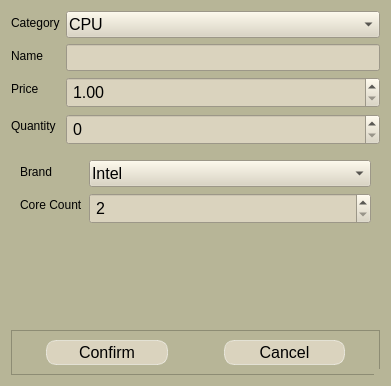
<?xml version="1.0" encoding="UTF-8"?>
<ui version="4.0">
 <class>AddProductDialog</class>
 <widget class="QDialog" name="AddProductDialog">
  <property name="geometry">
   <rect>
    <x>0</x>
    <y>0</y>
    <width>391</width>
    <height>386</height>
   </rect>
  </property>
  <property name="sizePolicy">
   <sizepolicy hsizetype="Preferred" vsizetype="Preferred">
    <horstretch>0</horstretch>
    <verstretch>0</verstretch>
   </sizepolicy>
  </property>
  <property name="windowTitle">
   <string>Add Product</string>
  </property>
  <property name="styleSheet">
   <string notr="true">QWidget{
background-color:rgb(183, 181, 151);
}</string>
  </property>
  <property name="sizeGripEnabled">
   <bool>true</bool>
  </property>
  <layout class="QVBoxLayout" name="verticalLayout">
   <property name="sizeConstraint">
    <enum>QLayout::SetMaximumSize</enum>
   </property>
   <item>
    <layout class="QFormLayout" name="formLayout">
     <item row="0" column="0">
      <widget class="QLabel" name="label">
       <property name="styleSheet">
        <string notr="true">QLabel {
    font: 800;
    color: black; /* Sets the font color to black */
}
</string>
       </property>
       <property name="text">
        <string>Category</string>
       </property>
      </widget>
     </item>
     <item row="0" column="1">
      <widget class="QComboBox" name="category">
       <property name="styleSheet">
        <string notr="true">QComboBox{
background-color: rgb(218, 211, 190);
color: black;


font-size: 16px;
padding:2px;
text-align: center;


}

QComboBox:hover {
background-color: rgba(255, 255, 255, 0.3);
}

</string>
       </property>
       <item>
        <property name="text">
         <string>CPU</string>
        </property>
       </item>
       <item>
        <property name="text">
         <string>RAM</string>
        </property>
       </item>
       <item>
        <property name="text">
         <string>Motherboard</string>
        </property>
       </item>
       <item>
        <property name="text">
         <string>Storage Drive</string>
        </property>
       </item>
       <item>
        <property name="text">
         <string>PSU</string>
        </property>
       </item>
      </widget>
     </item>
     <item row="1" column="0">
      <widget class="QLabel" name="label_3">
       <property name="styleSheet">
        <string notr="true">QLabel {
    font: 800;
    color: black; /* Sets the font color to black */
}
</string>
       </property>
       <property name="text">
        <string>Name</string>
       </property>
      </widget>
     </item>
     <item row="1" column="1">
      <widget class="QLineEdit" name="name">
       <property name="sizePolicy">
        <sizepolicy hsizetype="Expanding" vsizetype="Fixed">
         <horstretch>0</horstretch>
         <verstretch>0</verstretch>
        </sizepolicy>
       </property>
       <property name="minimumSize">
        <size>
         <width>0</width>
         <height>0</height>
        </size>
       </property>
       <property name="styleSheet">
        <string notr="true">QLineEdit{
background-color: rgb(218, 211, 190);
color: black;


font-size: 16px;
padding:2px;
text-align: center;


}

QLineEdit:hover {
background-color: rgba(255, 255, 255, 0.3);
}

</string>
       </property>
       <property name="maxLength">
        <number>25</number>
       </property>
       <property name="placeholderText">
        <string/>
       </property>
       <property name="clearButtonEnabled">
        <bool>true</bool>
       </property>
      </widget>
     </item>
     <item row="2" column="0">
      <widget class="QLabel" name="label_4">
       <property name="styleSheet">
        <string notr="true">QLabel {
    font: 800;
    color: black; /* Sets the font color to black */
}
</string>
       </property>
       <property name="text">
        <string>Price</string>
       </property>
      </widget>
     </item>
     <item row="2" column="1">
      <widget class="QDoubleSpinBox" name="price">
       <property name="styleSheet">
        <string notr="true">QDoubleSpinBox{
background-color: rgb(218, 211, 190);
color: black;


font-size: 16px;
padding:2px;
text-align: center;


}

QDoubleSpinBox:hover {
background-color: rgba(255, 255, 255, 0.3);
}


</string>
       </property>
       <property name="minimum">
        <double>1.000000000000000</double>
       </property>
       <property name="maximum">
        <double>99999.990000000005239</double>
       </property>
      </widget>
     </item>
     <item row="3" column="0">
      <widget class="QLabel" name="label_10">
       <property name="styleSheet">
        <string notr="true">QLabel {
    font: 800;
    color: black; /* Sets the font color to black */
}
</string>
       </property>
       <property name="text">
        <string>Quantity</string>
       </property>
      </widget>
     </item>
     <item row="3" column="1">
      <widget class="QSpinBox" name="quantity">
       <property name="styleSheet">
        <string notr="true">QSpinBox{
background-color: rgb(218, 211, 190);
color: black;


font-size: 16px;
padding:2px;
text-align: center;


}

QSpinBox:hover {
background-color: rgba(255, 255, 255, 0.3);
}

</string>
       </property>
      </widget>
     </item>
    </layout>
   </item>
   <item>
    <widget class="QStackedWidget" name="stackedWidget">
     <property name="currentIndex">
      <number>0</number>
     </property>
     <widget class="QWidget" name="page">
      <layout class="QGridLayout" name="gridLayout">
       <item row="0" column="0">
        <layout class="QFormLayout" name="formLayout_2">
         <item row="0" column="0">
          <widget class="QLabel" name="label_2">
           <property name="styleSheet">
            <string notr="true">QLabel {
    font: 800;
    color: black; /* Sets the font color to black */
}
</string>
           </property>
           <property name="text">
            <string>Brand</string>
           </property>
          </widget>
         </item>
         <item row="0" column="1">
          <widget class="QComboBox" name="cpuBrand">
           <property name="styleSheet">
            <string notr="true">QComboBox{
background-color: rgb(218, 211, 190);
color: black;


font-size: 16px;
padding:2px;
text-align: center;


}

QComboBox:hover {
background-color: rgba(255, 255, 255, 0.3);
}

</string>
           </property>
           <item>
            <property name="text">
             <string>Intel</string>
            </property>
           </item>
           <item>
            <property name="text">
             <string>AMD</string>
            </property>
           </item>
          </widget>
         </item>
         <item row="1" column="0">
          <widget class="QLabel" name="label_5">
           <property name="styleSheet">
            <string notr="true">QLabel {
    font: 800;
    color: black; /* Sets the font color to black */
}
</string>
           </property>
           <property name="text">
            <string>Core Count</string>
           </property>
          </widget>
         </item>
         <item row="1" column="1">
          <widget class="QSpinBox" name="coreCount">
           <property name="styleSheet">
            <string notr="true">QSpinBox{
background-color: rgb(218, 211, 190);
color: black;


font-size: 16px;
padding:2px;
text-align: center;


}

QSpinBox:hover {
background-color: rgba(255, 255, 255, 0.3);
}


</string>
           </property>
           <property name="minimum">
            <number>2</number>
           </property>
           <property name="maximum">
            <number>300</number>
           </property>
           <property name="singleStep">
            <number>2</number>
           </property>
          </widget>
         </item>
        </layout>
       </item>
      </layout>
     </widget>
     <widget class="QWidget" name="page_2">
      <layout class="QGridLayout" name="gridLayout_2">
       <item row="0" column="0">
        <layout class="QFormLayout" name="formLayout_3">
         <item row="0" column="0">
          <widget class="QLabel" name="label_6">
           <property name="styleSheet">
            <string notr="true">QLabel {
    font: 800;
    color: black; /* Sets the font color to black */
}
</string>
           </property>
           <property name="text">
            <string>Brand</string>
           </property>
          </widget>
         </item>
         <item row="0" column="1">
          <widget class="QComboBox" name="ramBrand">
           <property name="styleSheet">
            <string notr="true">QComboBox{
background-color: rgb(218, 211, 190);
color: black;


font-size: 16px;
padding:2px;
text-align: center;


}

QComboBox:hover {
background-color: rgba(255, 255, 255, 0.3);
}

</string>
           </property>
           <item>
            <property name="text">
             <string>ADATA</string>
            </property>
           </item>
           <item>
            <property name="text">
             <string>Corsair</string>
            </property>
           </item>
           <item>
            <property name="text">
             <string>Crucial</string>
            </property>
           </item>
           <item>
            <property name="text">
             <string>G.Skill</string>
            </property>
           </item>
           <item>
            <property name="text">
             <string>HyperX</string>
            </property>
           </item>
           <item>
            <property name="text">
             <string>Kingston</string>
            </property>
           </item>
           <item>
            <property name="text">
             <string>Micron</string>
            </property>
           </item>
           <item>
            <property name="text">
             <string>Patriot Memory</string>
            </property>
           </item>
           <item>
            <property name="text">
             <string>Samsung</string>
            </property>
           </item>
           <item>
            <property name="text">
             <string>SK hynix</string>
            </property>
           </item>
          </widget>
         </item>
         <item row="1" column="1">
          <widget class="QComboBox" name="ramSize">
           <property name="styleSheet">
            <string notr="true">QComboBox{
background-color: rgb(218, 211, 190);
color: black;


font-size: 16px;
padding:2px;
text-align: center;


}

QComboBox:hover {
background-color: rgba(255, 255, 255, 0.3);
}

</string>
           </property>
           <item>
            <property name="text">
             <string>4</string>
            </property>
           </item>
           <item>
            <property name="text">
             <string>8</string>
            </property>
           </item>
           <item>
            <property name="text">
             <string>16</string>
            </property>
           </item>
          </widget>
         </item>
         <item row="1" column="0">
          <widget class="QLabel" name="label_7">
           <property name="styleSheet">
            <string notr="true">QLabel {
    font: 800;
    color: black; /* Sets the font color to black */
}
</string>
           </property>
           <property name="text">
            <string>Size (GB)</string>
           </property>
          </widget>
         </item>
        </layout>
       </item>
      </layout>
     </widget>
     <widget class="QWidget" name="page_3">
      <layout class="QGridLayout" name="gridLayout_3">
       <item row="0" column="0">
        <layout class="QFormLayout" name="formLayout_4">
         <item row="0" column="0">
          <widget class="QLabel" name="label_8">
           <property name="styleSheet">
            <string notr="true">QLabel {
    font: 800;
    color: black; /* Sets the font color to black */
}
</string>
           </property>
           <property name="text">
            <string>Brand</string>
           </property>
          </widget>
         </item>
         <item row="0" column="1">
          <widget class="QComboBox" name="mbBrand">
           <property name="styleSheet">
            <string notr="true">QComboBox{
background-color: rgb(218, 211, 190);
color: black;


font-size: 16px;
padding:2px;
text-align: center;


}

QComboBox:hover {
background-color: rgba(255, 255, 255, 0.3);
}

</string>
           </property>
           <item>
            <property name="text">
             <string>ASRock</string>
            </property>
           </item>
           <item>
            <property name="text">
             <string>Asus</string>
            </property>
           </item>
           <item>
            <property name="text">
             <string>Biostar</string>
            </property>
           </item>
           <item>
            <property name="text">
             <string>EVGA</string>
            </property>
           </item>
           <item>
            <property name="text">
             <string>Gigabyte</string>
            </property>
           </item>
           <item>
            <property name="text">
             <string>MSI</string>
            </property>
           </item>
          </widget>
         </item>
         <item row="1" column="0">
          <widget class="QLabel" name="label_9">
           <property name="styleSheet">
            <string notr="true">QLabel {
    font: 800;
    color: black; /* Sets the font color to black */
}
</string>
           </property>
           <property name="text">
            <string>Form Factor</string>
           </property>
          </widget>
         </item>
         <item row="1" column="1">
          <widget class="QComboBox" name="mbSize">
           <property name="styleSheet">
            <string notr="true">QComboBox{
background-color: rgb(218, 211, 190);
color: black;


font-size: 16px;
padding:2px;
text-align: center;


}

QComboBox:hover {
background-color: rgba(255, 255, 255, 0.3);
}

</string>
           </property>
           <item>
            <property name="text">
             <string>ATX</string>
            </property>
           </item>
           <item>
            <property name="text">
             <string>Micro-ATX</string>
            </property>
           </item>
           <item>
            <property name="text">
             <string>Mini-ITX</string>
            </property>
           </item>
          </widget>
         </item>
        </layout>
       </item>
      </layout>
     </widget>
     <widget class="QWidget" name="page_4">
      <layout class="QGridLayout" name="gridLayout_4">
       <item row="0" column="0">
        <layout class="QFormLayout" name="formLayout_5">
         <item row="0" column="0">
          <widget class="QLabel" name="label_11">
           <property name="styleSheet">
            <string notr="true">QLabel {
    font: 800;
    color: black; /* Sets the font color to black */
}
</string>
           </property>
           <property name="text">
            <string>Brand</string>
           </property>
          </widget>
         </item>
         <item row="0" column="1">
          <widget class="QComboBox" name="storageBrand">
           <property name="styleSheet">
            <string notr="true">QComboBox{
background-color: rgb(218, 211, 190);
color: black;


font-size: 16px;
padding:2px;
text-align: center;


}

QComboBox:hover {
background-color: rgba(255, 255, 255, 0.3);
}

</string>
           </property>
           <item>
            <property name="text">
             <string>Crucial</string>
            </property>
           </item>
           <item>
            <property name="text">
             <string>Kingston</string>
            </property>
           </item>
           <item>
            <property name="text">
             <string>Samsung</string>
            </property>
           </item>
           <item>
            <property name="text">
             <string>SanDisk</string>
            </property>
           </item>
           <item>
            <property name="text">
             <string>Seagate</string>
            </property>
           </item>
           <item>
            <property name="text">
             <string>Toshiba</string>
            </property>
           </item>
           <item>
            <property name="text">
             <string>Western Digital</string>
            </property>
           </item>
          </widget>
         </item>
         <item row="1" column="0">
          <widget class="QLabel" name="label_12">
           <property name="styleSheet">
            <string notr="true">QLabel {
    font: 800;
    color: black; /* Sets the font color to black */
}
</string>
           </property>
           <property name="text">
            <string>Size (GB)</string>
           </property>
          </widget>
         </item>
         <item row="1" column="1">
          <widget class="QSpinBox" name="storageSize">
           <property name="styleSheet">
            <string notr="true">QSpinBox{
background-color: rgb(218, 211, 190);
color: black;


font-size: 16px;
padding:2px;
text-align: center;


}

QSpinBox:hover {
background-color: rgba(255, 255, 255, 0.3);
}

</string>
           </property>
           <property name="minimum">
            <number>2</number>
           </property>
           <property name="maximum">
            <number>9999</number>
           </property>
           <property name="singleStep">
            <number>2</number>
           </property>
          </widget>
         </item>
         <item row="2" column="0">
          <widget class="QLabel" name="label_13">
           <property name="styleSheet">
            <string notr="true">QLabel {
    font: 800;
    color: black; /* Sets the font color to black */
}
</string>
           </property>
           <property name="text">
            <string>Type</string>
           </property>
          </widget>
         </item>
         <item row="2" column="1">
          <widget class="QComboBox" name="storageType">
           <property name="styleSheet">
            <string notr="true">QComboBox{
background-color: rgb(218, 211, 190);
color: black;


font-size: 16px;
padding:2px;
text-align: center;


}

QComboBox:hover {
background-color: rgba(255, 255, 255, 0.3);
}

</string>
           </property>
           <item>
            <property name="text">
             <string>HDD</string>
            </property>
           </item>
           <item>
            <property name="text">
             <string>SSD</string>
            </property>
           </item>
          </widget>
         </item>
        </layout>
       </item>
      </layout>
     </widget>
     <widget class="QWidget" name="page_5">
      <layout class="QGridLayout" name="gridLayout_5">
       <item row="0" column="0">
        <layout class="QFormLayout" name="formLayout_6">
         <item row="0" column="0">
          <widget class="QLabel" name="label_14">
           <property name="styleSheet">
            <string notr="true">QLabel {
    font: 800;
    color: black; /* Sets the font color to black */
}
</string>
           </property>
           <property name="text">
            <string>Brand</string>
           </property>
          </widget>
         </item>
         <item row="0" column="1">
          <widget class="QComboBox" name="psuBrand">
           <property name="styleSheet">
            <string notr="true">QComboBox{
background-color: rgb(218, 211, 190);
color: black;


font-size: 16px;
padding:2px;
text-align: center;


}

QComboBox:hover {
background-color: rgba(255, 255, 255, 0.3);
}

</string>
           </property>
           <item>
            <property name="text">
             <string>Antec</string>
            </property>
           </item>
           <item>
            <property name="text">
             <string>Asus</string>
            </property>
           </item>
           <item>
            <property name="text">
             <string>Be Quiet!</string>
            </property>
           </item>
           <item>
            <property name="text">
             <string>Cooler Master</string>
            </property>
           </item>
           <item>
            <property name="text">
             <string>Corsair</string>
            </property>
           </item>
           <item>
            <property name="text">
             <string>EVGA</string>
            </property>
           </item>
           <item>
            <property name="text">
             <string>FSP</string>
            </property>
           </item>
           <item>
            <property name="text">
             <string>Gigabyte</string>
            </property>
           </item>
           <item>
            <property name="text">
             <string>NZXT</string>
            </property>
           </item>
           <item>
            <property name="text">
             <string>Rosewill</string>
            </property>
           </item>
           <item>
            <property name="text">
             <string>Seasonic</string>
            </property>
           </item>
           <item>
            <property name="text">
             <string>SilverStone</string>
            </property>
           </item>
           <item>
            <property name="text">
             <string>Super Flower</string>
            </property>
           </item>
           <item>
            <property name="text">
             <string>Thermaltake</string>
            </property>
           </item>
           <item>
            <property name="text">
             <string>XFX</string>
            </property>
           </item>
          </widget>
         </item>
         <item row="1" column="0">
          <widget class="QLabel" name="label_15">
           <property name="styleSheet">
            <string notr="true">QLabel {
    font: 800;
    color: black; /* Sets the font color to black */
}
</string>
           </property>
           <property name="text">
            <string>Watts</string>
           </property>
          </widget>
         </item>
         <item row="1" column="1">
          <widget class="QSpinBox" name="psuWatts">
           <property name="styleSheet">
            <string notr="true">QSpinBox{
background-color: rgb(218, 211, 190);
color: black;


font-size: 16px;
padding:2px;
text-align: center;


}

QSpinBox:hover {
background-color: rgba(255, 255, 255, 0.3);
}

</string>
           </property>
           <property name="minimum">
            <number>300</number>
           </property>
           <property name="maximum">
            <number>9999</number>
           </property>
           <property name="singleStep">
            <number>2</number>
           </property>
          </widget>
         </item>
        </layout>
       </item>
      </layout>
     </widget>
    </widget>
   </item>
   <item>
    <widget class="QFrame" name="frame">
     <property name="frameShape">
      <enum>QFrame::StyledPanel</enum>
     </property>
     <property name="frameShadow">
      <enum>QFrame::Raised</enum>
     </property>
     <layout class="QHBoxLayout" name="horizontalLayout">
      <item>
       <widget class="QPushButton" name="confirm">
        <property name="styleSheet">
         <string notr="true">QPushButton{
background-color: rgb(218, 211, 190);

color: black;
border: 1px solid rgba(255, 255, 255, 0.5);
border-radius: 10px;
font-size: 16px;
padding:2px;
text-align: center;
margin-left: 25px;
margin-right:25px;
}

QPushButton:hover {
                    background-color: #2980b9; /* Darker blue on hover */
                }
                QPushButton:pressed {
                    background-color: #1f618d; /* Even darker blue when pressed */
                }</string>
        </property>
        <property name="text">
         <string>Confirm</string>
        </property>
       </widget>
      </item>
      <item>
       <widget class="QPushButton" name="cancel">
        <property name="styleSheet">
         <string notr="true">QPushButton{
background-color: rgb(218, 211, 190);

color: black;
border: 1px solid rgba(255, 255, 255, 0.5);
border-radius: 10px;
font-size: 16px;
padding:2px;
text-align: center;
margin-left: 25px;
margin-right:25px;
}

QPushButton:hover {
background-color: #e74c3c;
}

QPushButton:pressed {
background-color: #e74c3c;
}
</string>
        </property>
        <property name="text">
         <string>Cancel</string>
        </property>
       </widget>
      </item>
     </layout>
    </widget>
   </item>
  </layout>
 </widget>
 <resources/>
 <connections/>
</ui>
